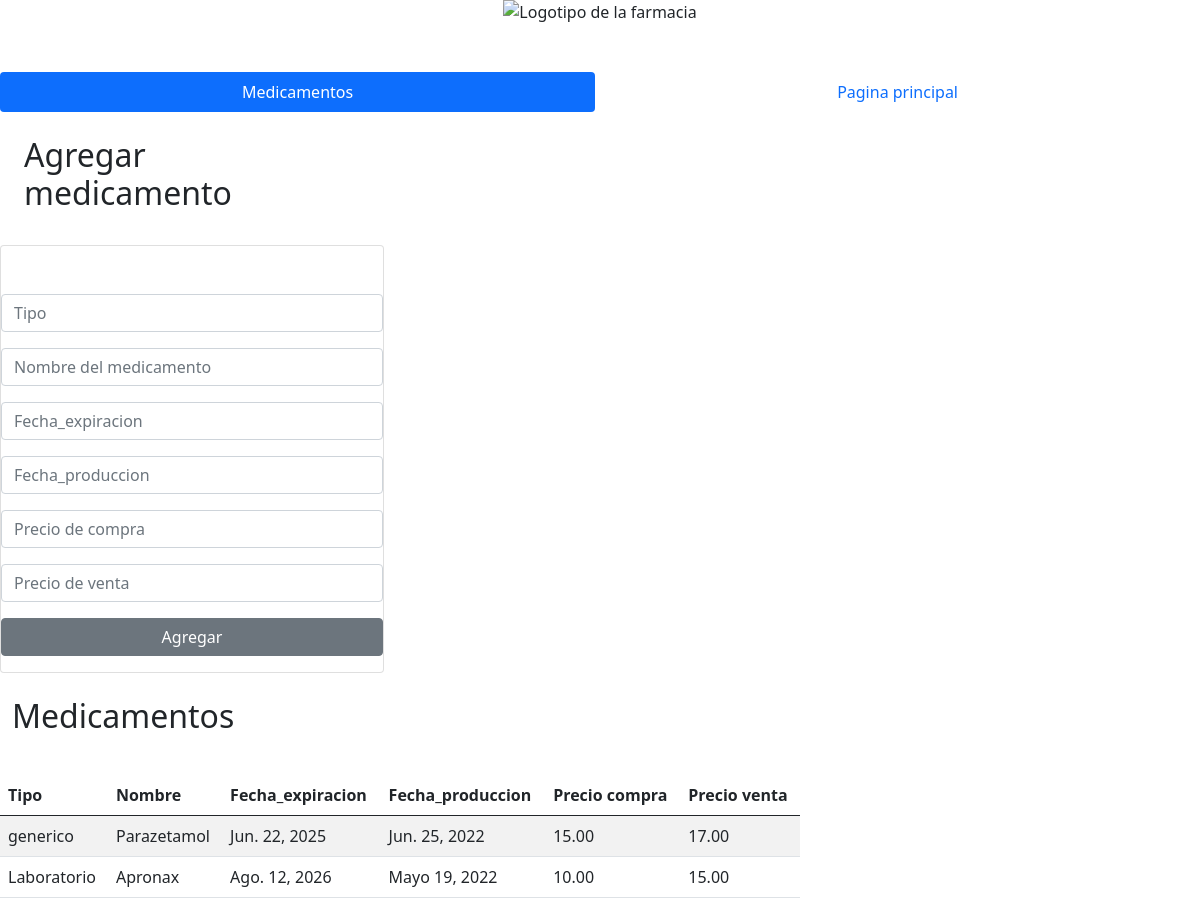
Page /g_medicamento.html on the committed database.
### Aplicaciones/Farmax/models.py (models this page shows)
class Medicamento(models.Model):
	TIPO = (
        ('generico', 'Generico'),
        ('laboratorio', 'Laboratorio'),
    )
	Tipo = models.CharField(choices=TIPO, max_length=30)
	nombre = models.CharField(max_length=200, unique=True)
	fecha_expiracion = models.DateField()
	fecha_produccion = models.DateField()
	precio_Compra = models.DecimalField(max_digits=5, decimal_places=2, default=0.00)
	precio_venta = models.DecimalField(max_digits=5, decimal_places=2, default=0.00)

### Aplicaciones/Farmax/views.py (the view)
# urls.py: path('g_medicamento.html', views.medicamentos),
def medicamentos(request):
    medicamento = Medicamento.objects.all()
    return render(request, "g_medicamento.html", {"Medicamento": medicamento})

### Aplicaciones/Farmax/templates/g_medicamento.html (shortened to what this page needs)
<!DOCTYPE html>
<html lang="en">
<head>
    <link href="https://cdn.jsdelivr.net/npm/bootstrap@5.0.2/dist/css/bootstrap.min.css" rel="stylesheet"
>
</head>
<body>
  <div  class="container d-flex align-items-center flex-column ">
    <img class="masthead-avatar mb-5" src="https://dynamic.brandcrowd.com/asset/logo/8a8ab187-ec74-41f2-904f-c6a54f963e05/logo-search-grid-1x?v=637680972085430000&text=Farmacia+La+chabelita&colorpalette=blue" alt="Logotipo de la farmacia" />
  </div>
  <ul class="nav nav-pills nav-fill">
    <li class="nav-item">
      <a class="nav-link active" aria-current="page" href="g_medicamento.html">Medicamentos</a>
    </li>
    <li class="nav-item">
      <a class="nav-link" href="g_principal.html">Pagina principal</a>
    </li>
  </ul>
  <div class="row">
    <div class="col-sm-12 col-md-6 col-lg-4 col-xl-4">
      <h2 class="container py-4">Agregar medicamento</h2>
      <div class="card">
          <div class="card-body">
                  </div>
                  <div class="form-group py-3">
                      <input type="text" id="txtTipo" name="txtTipo" class="form-control" placeholder="Tipo"
                          maxlength="50" required>
                  </div>
                  <div class="form-group ">
                      <input type="text" id="txtNombre" name="txtNombre" class="form-control" placeholder="Nombre del medicamento"
                          maxlength="50" required>
                  </div>
                  <div class="form-group py-3">
                    <input type="text" id="numFechaexpiracion" name="numFechaexpiracion" class="form-control" placeholder="Fecha_expiracion"
                        minlength="10" maxlength="10" required>
                  </div>
                  <div class="form-group ">
                    <input type="text" id="numFechaproduccion" name="numFechaproduccion" class="form-control" placeholder="Fecha_produccion"
                        maxlength="50" required>
                    </div>
                    <div class="form-group py-3">
                        <input type="text" id="numCompra" name="numCompra" class="form-control" placeholder="Precio de compra"
                            maxlength="50" required>
                    </div>
                    <div class="form-group ">
                        <input type="text" id="numVenta" name="numVenta" class="form-control" placeholder="Precio de venta"
                            maxlength="50" required>
                    </div>
                  <div class="d-grid gap-2 py-3">
                    <button class="btn btn-secondary" type="submit">Agregar</button>
                  </div>
          </div>
      </div>
    </div>
    <div class="col-sm-12 col-md-6 col-lg-8 col-xl-8">
      <h2 class="container py-4">Medicamentos</h2>
      <div class="table-responsive py-2">
        <table class="table table-striped">
            <thead>
              <th>Tipo</th>
              <th>Nombre</th>
              <th>Fecha_expiracion</th>
              <th>Fecha_produccion</th>
              <th>Precio compra</th>
              <th>Precio venta</th>
            </thead>
            <tbody>
                {%for i in Medicamento%}
                <tr>
                    <td>{{i.Tipo}}</td>
                    <td>{{i.nombre}}</td>
                    <td>{{i.fecha_expiracion}}</td>
                    <td>{{i.fecha_produccion}}</td>
                    <td>{{i.precio_Compra}}</td>
                    <td>{{i.precio_venta}}</td>
                </tr>
                {% endfor %}
            </tbody>
        </table>
      </div>
    </div>
</body>
</html>

### rows in the picture
Medicamento: Tipo "generico", nombre "Parazetamol", fecha_expiracion "Jun. 22, 2025", fecha_produccion "Jun. 25, 2022", precio_Compra "15.00", precio_venta "17.00"
Medicamento: Tipo "Laboratorio", nombre "Apronax", fecha_expiracion "Ago. 12, 2026", fecha_produccion "Mayo 19, 2022", precio_Compra "10.00", precio_venta "15.00"
